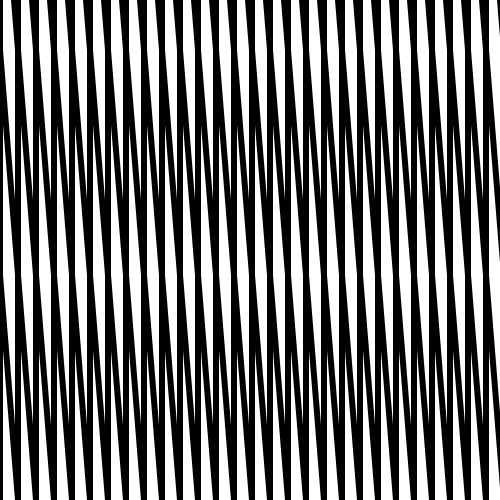
Frame 1 (no input)
Frame 2 (the mouse pressed at the canvas centre, redrawn once): identical to frame 1, image omitted

The p5.js sketch that drew this single still picture (run headless with seeded random() and noise() and a simulated clock; the mouse was pressed at the canvas centre and the sketch redrawn once):

// p5.js sketch
// ── sketch.js
p5.disableFriendlyErrors = true;

let bDoExportSvg = false;

let lineStep = 18;
let tilt = 40;

function setup() {
  createCanvas(500, 500);
  noLoop();
}

function keyPressed() {
  if (key === 's' || key === 'S') {
    bDoExportSvg = true;
    redraw();
  }
}

function draw() {
  if (bDoExportSvg) {
    if (typeof beginRecordSvg !== 'function') {
      console.error('p5.plotSvg is not loaded. Check index.html.');
      bDoExportSvg = false;
    } else {
      beginRecordSvg(this, "myOutput.svg");
    }
  }

  background(255);
  stroke(0);
  strokeWeight(6);
  noFill();

  for (let x = 0; x <= width; x += lineStep) {
    line(x, 0, x, height);
  }

  for (let x = -tilt; x <= width + tilt; x += lineStep) {
    line(x, 0, x + tilt, height);
  }

  if (bDoExportSvg) {
    endRecordSvg();
    bDoExportSvg = false;
  }
}
